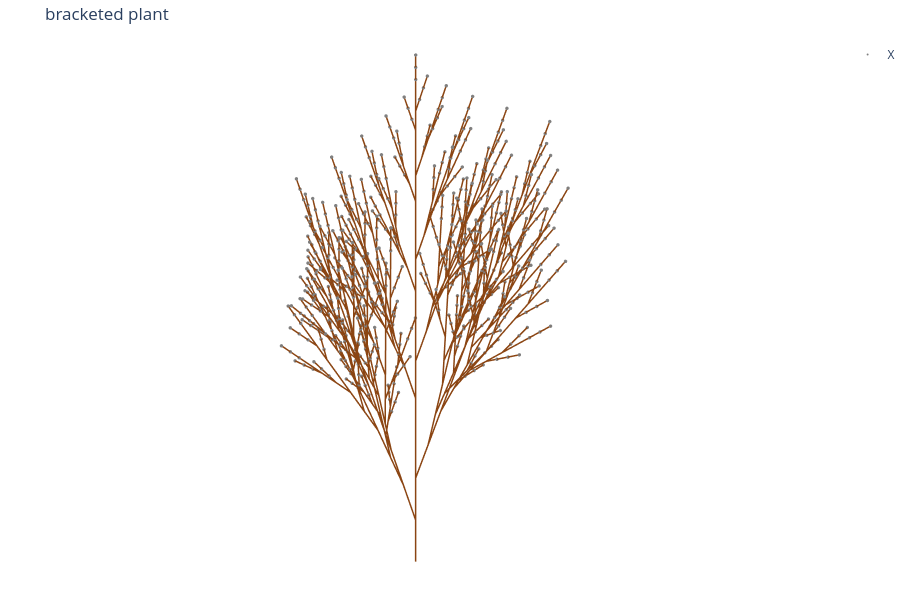

Notebook code for this chart:
### Markdown cell above
## 1. Classic bracketed plant
`X` is a growth point that draws nothing; `F -> FF` doubles every stem segment each step (older parts get longer).
Source: *The Algorithmic Beauty of Plants*, Fig. 1.24 (f).

### Code cell
gens = derive("X", '''
X -> F() [+//(30)X ]F()[-/(60)X]F()[X] 
F -> F() F(0.6)
''', steps=6)
print(summary(gens[-1]))
plot(interpret(gens[-1], angle=20), "bracketed plant")

### Figure 1 — Plotly figure (JSON) as saved in the notebook; plotly's stock layout.template omitted (floating-point values rounded to 4 significant figures; data arrays with more than 128 entries replaced by an {"elided": "..."} marker saying what was removed)
{"data": [{"hoverinfo": "skip", "line": {"color": "saddlebrown", "width": 3}, "mode": "lines", "name": "width 1", "showlegend": false, "type": "scatter3d", "x": {"elided": "4887 float values"}, "y": {"elided": "4887 float values"}, "z": {"elided": "4887 float values"}}, {"marker": {"color": "grey", "size": 2}, "mode": "markers", "name": "X", "type": "scatter3d", "x": {"elided": "729 float values"}, "y": {"elided": "729 float values"}, "z": {"elided": "729 float values"}}], "layout": {"height": 600, "margin": {"b": 0, "l": 0, "r": 0, "t": 40}, "scene": {"aspectmode": "cube", "camera": {"eye": {"x": 0.35, "y": -1.2, "z": 0.15}, "up": {"x": 0, "y": 0, "z": 1}}, "xaxis": {"range": [-23.57, 23.68], "visible": false}, "yaxis": {"range": [-23.88, 23.37], "visible": false}, "zaxis": {"range": [-1.125, 46.13], "visible": false}}, "title": {"text": "bracketed plant"}}}
